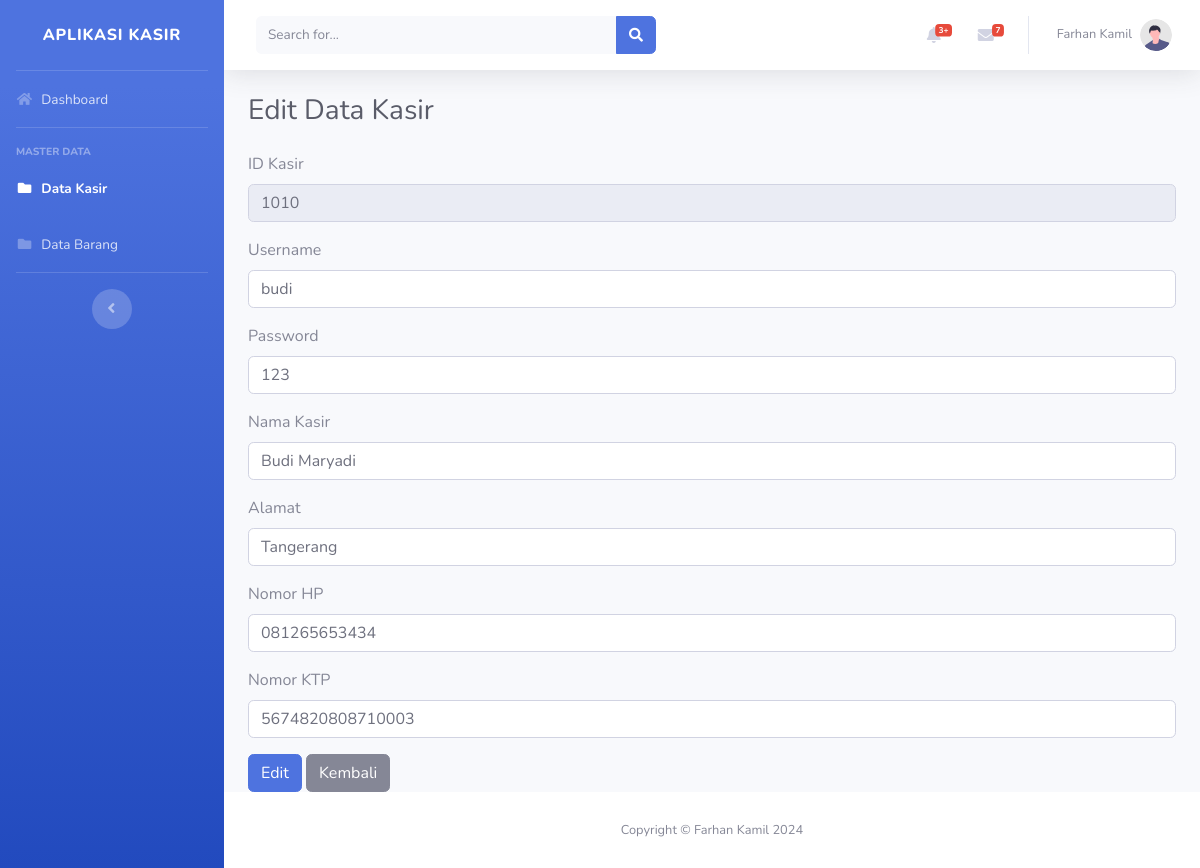
The app's page /admin/edit_kasir.php?ID_Kasir=1010 with its own data.
### tables this page shows
CREATE TABLE `kasir` (
  `ID_Kasir` int(11) NOT NULL,
  `Username` char(10) NOT NULL,
  `NamaKasir` varchar(30) NOT NULL,
  `Alamat` varchar(100) NOT NULL,
  `NomorHP` char(15) NOT NULL,
  `NomorKTP` char(20) NOT NULL,
  `Password` char(32) NOT NULL
);

### db.php (called while the page is built, shortened)
<?php
class db
{
    private $koneksi;
    function __construct()
    {
        $this->koneksi = new mysqli("localhost", "root", "", "db_kasir");
    }
    function getIdKasir($ID_Kasir)
    {
        return $this->koneksi->query("SELECT * FROM kasir WHERE ID_Kasir = '$ID_Kasir'")->fetch_assoc();
    }
}

### admin/edit_kasir.php (the view, shortened to what this page needs)
<?php
include("../db.php");
$database = new db();
$kasir = $database->getIdKasir($_GET['ID_Kasir'] ?? '');
?>
<?php
include "../templates/header.php";
include "../templates/sidebar.php";
include "../templates/topbar.php";
?>
<div class="container-fluid">
    <h1 class="h3 mb-4 text-gray-800">Edit Data Kasir</h1>
    <form method="post" action="">
        <div class="form-group">
            <label for="ID_Kasir">ID Kasir</label>
            <input type="text" class="form-control" id="ID_Kasir" name="ID_Kasir" value="<?= $kasir['ID_Kasir']; ?>" readonly>
        </div>
        <div class="form-group">
            <label for="Username">Username</label>
            <input type="text" class="form-control" id="Username" name="Username" value="<?= $kasir['Username']; ?>">
        </div>
        <div class="form-group">
            <label for="Password">Password</label>
            <input type="text" class="form-control" id="Password" name="Password" value="<?= $kasir['Password']; ?>">
        </div>
        <div class="form-group">
            <label for="NamaKasir">Nama Kasir</label>
            <input type="text" class="form-control" id="NamaKasir" name="NamaKasir" value="<?= $kasir['NamaKasir']; ?>">
        </div>
        <div class="form-group">
            <label for="Alamat">Alamat</label>
            <input type="text" class="form-control" id="Alamat" name="Alamat" value="<?= $kasir['Alamat']; ?>">
        </div>
        <div class="form-group">
            <label for="NomorHP">Nomor HP</label>
            <input type="text" class="form-control" id="NomorHP" name="NomorHP" value="<?= $kasir['NomorHP']; ?>">
        </div>
        <div class="form-group">
            <label for="NomorKTP">Nomor KTP</label>
            <input type="text" class="form-control" id="NomorKTP" name="NomorKTP" value="<?= $kasir['NomorKTP']; ?>">
        </div>
        <button type="submit" class="btn btn-primary">Edit</button>
        <a href="kasir.php" class="btn btn-secondary">Kembali</a>
    </form>
</div>
</div>
<?php
include "../templates/footer.php";
?>

### records on screen
kasir: ID_Kasir "1010", Username "budi", Password "123", NamaKasir "Budi Maryadi", Alamat "Tangerang", NomorHP "081265653434", NomorKTP "5674820808710003"
